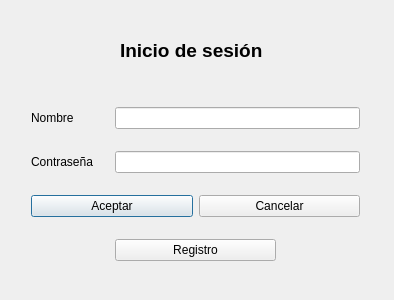
<?xml version="1.0" encoding="UTF-8"?>
<ui version="4.0">
 <class>Dialog</class>
 <widget class="QDialog" name="Dialog">
  <property name="geometry">
   <rect>
    <x>0</x>
    <y>0</y>
    <width>394</width>
    <height>300</height>
   </rect>
  </property>
  <property name="windowTitle">
   <string>Biblioteca Héctor Prieto</string>
  </property>
  <widget class="QLabel" name="label">
   <property name="geometry">
    <rect>
     <x>120</x>
     <y>40</y>
     <width>161</width>
     <height>21</height>
    </rect>
   </property>
   <property name="font">
    <font>
     <pointsize>14</pointsize>
     <weight>75</weight>
     <bold>true</bold>
    </font>
   </property>
   <property name="text">
    <string>Inicio de sesión</string>
   </property>
  </widget>
  <widget class="QWidget" name="layoutWidget">
   <property name="geometry">
    <rect>
     <x>20</x>
     <y>80</y>
     <width>351</width>
     <height>211</height>
    </rect>
   </property>
   <layout class="QGridLayout" name="gridLayout">
    <item row="2" column="0" colspan="2">
     <widget class="QPushButton" name="pushButtonAceptar">
      <property name="text">
       <string>Aceptar</string>
      </property>
     </widget>
    </item>
    <item row="0" column="1" colspan="3">
     <widget class="QLineEdit" name="lineEditNombre"/>
    </item>
    <item row="1" column="0">
     <widget class="QLabel" name="label_3">
      <property name="text">
       <string>Contraseña</string>
      </property>
     </widget>
    </item>
    <item row="2" column="2" colspan="2">
     <widget class="QPushButton" name="pushButtonCancelar">
      <property name="text">
       <string>Cancelar</string>
      </property>
     </widget>
    </item>
    <item row="1" column="1" colspan="3">
     <widget class="QLineEdit" name="lineEditPass">
      <property name="echoMode">
       <enum>QLineEdit::Password</enum>
      </property>
     </widget>
    </item>
    <item row="0" column="0">
     <widget class="QLabel" name="label_2">
      <property name="text">
       <string>Nombre</string>
      </property>
     </widget>
    </item>
    <item row="3" column="1" colspan="2">
     <widget class="QPushButton" name="pushButton">
      <property name="text">
       <string>Registro</string>
      </property>
     </widget>
    </item>
   </layout>
  </widget>
 </widget>
 <layoutdefault spacing="6" margin="11"/>
 <resources/>
 <connections/>
</ui>
